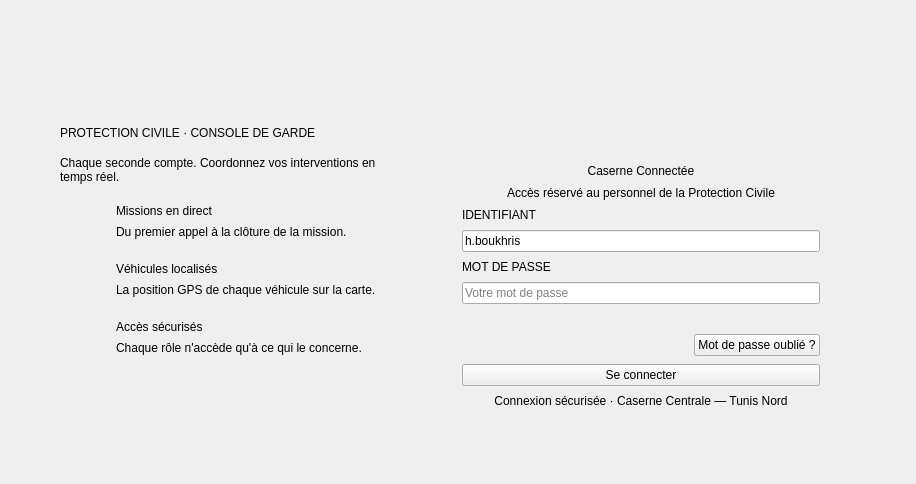
                    <widget class="QWidget" name="PLogin">
                      <layout class="QHBoxLayout" name="layout47" stretch="1,0">
                        <property name="spacing">
                          <number>50</number>
                        </property>
                        <property name="leftMargin">
                          <number>60</number>
                        </property>
                        <property name="topMargin">
                          <number>30</number>
                        </property>
                        <property name="rightMargin">
                          <number>60</number>
                        </property>
                        <property name="bottomMargin">
                          <number>30</number>
                        </property>
                        <item>
                          <layout class="QVBoxLayout" name="layout45">
                            <property name="spacing">
                              <number>16</number>
                            </property>
                            <item>
                              <spacer name="ressort18">
                                <property name="orientation">
                                  <enum>Qt::Vertical</enum>
                                </property>
                                <property name="sizeHint" stdset="0">
                                  <size>
                                    <width>20</width>
                                    <height>20</height>
                                  </size>
                                </property>
                              </spacer>
                            </item>
                            <item>
                              <widget class="QLabel" name="lbl56">
                                <property name="text">
                                  <string>PROTECTION CIVILE · CONSOLE DE GARDE</string>
                                </property>
                                <property name="variante" stdset="0">
                                  <string notr="true">surtitre</string>
                                </property>
                              </widget>
                            </item>
                            <item>
                              <widget class="QLabel" name="lbl57">
                                <property name="text">
                                  <string>Chaque seconde compte. Coordonnez vos interventions en temps réel.</string>
                                </property>
                                <property name="variante" stdset="0">
                                  <string notr="true">grandTitre</string>
                                </property>
                                <property name="wordWrap">
                                  <bool>true</bool>
                                </property>
                              </widget>
                            </item>
                            <item>
                              <layout class="QHBoxLayout" name="layout40" stretch="0,1">
                                <property name="spacing">
                                  <number>14</number>
                                </property>
                                <item>
                                  <widget class="QLabel" name="tuile1">
                                    <property name="minimumSize">
                                      <size>
                                        <width>42</width>
                                        <height>42</height>
                                      </size>
                                    </property>
                                    <property name="maximumSize">
                                      <size>
                                        <width>42</width>
                                        <height>42</height>
                                      </size>
                                    </property>
                                    <property name="pixmap">
                                      <pixmap resource="ressources.qrc">:/images/icones/tuile_siren_clair.png</pixmap>
                                    </property>
                                    <property name="scaledContents">
                                      <bool>true</bool>
                                    </property>
                                  </widget>
                                </item>
                                <item>
                                  <layout class="QVBoxLayout" name="layout39">
                                    <property name="spacing">
                                      <number>1</number>
                                    </property>
                                    <item>
                                      <widget class="QLabel" name="lbl50">
                                        <property name="text">
                                          <string>Missions en direct</string>
                                        </property>
                                        <property name="variante" stdset="0">
                                          <string notr="true">atoutTitre</string>
                                        </property>
                                      </widget>
                                    </item>
                                    <item>
                                      <widget class="QLabel" name="lbl51">
                                        <property name="text">
                                          <string>Du premier appel à la clôture de la mission.</string>
                                        </property>
                                        <property name="variante" stdset="0">
                                          <string notr="true">texteClair</string>
                                        </property>
                                      </widget>
                                    </item>
                                  </layout>
                                </item>
                              </layout>
                            </item>
                            <item>
                              <layout class="QHBoxLayout" name="layout42" stretch="0,1">
                                <property name="spacing">
                                  <number>14</number>
                                </property>
                                <item>
                                  <widget class="QLabel" name="tuile2">
                                    <property name="minimumSize">
                                      <size>
                                        <width>42</width>
                                        <height>42</height>
                                      </size>
                                    </property>
                                    <property name="maximumSize">
                                      <size>
                                        <width>42</width>
                                        <height>42</height>
                                      </size>
                                    </property>
                                    <property name="pixmap">
                                      <pixmap resource="ressources.qrc">:/images/icones/tuile_pin_clair.png</pixmap>
                                    </property>
                                    <property name="scaledContents">
                                      <bool>true</bool>
                                    </property>
                                  </widget>
                                </item>
                                <item>
                                  <layout class="QVBoxLayout" name="layout41">
                                    <property name="spacing">
                                      <number>1</number>
                                    </property>
                                    <item>
                                      <widget class="QLabel" name="lbl52">
                                        <property name="text">
                                          <string>Véhicules localisés</string>
                                        </property>
                                        <property name="variante" stdset="0">
                                          <string notr="true">atoutTitre</string>
                                        </property>
                                      </widget>
                                    </item>
                                    <item>
                                      <widget class="QLabel" name="lbl53">
                                        <property name="text">
                                          <string>La position GPS de chaque véhicule sur la carte.</string>
                                        </property>
                                        <property name="variante" stdset="0">
                                          <string notr="true">texteClair</string>
                                        </property>
                                      </widget>
                                    </item>
                                  </layout>
                                </item>
                              </layout>
                            </item>
                            <item>
                              <layout class="QHBoxLayout" name="layout44" stretch="0,1">
                                <property name="spacing">
                                  <number>14</number>
                                </property>
                                <item>
                                  <widget class="QLabel" name="tuile3">
                                    <property name="minimumSize">
                                      <size>
                                        <width>42</width>
                                        <height>42</height>
                                      </size>
                                    </property>
                                    <property name="maximumSize">
                                      <size>
                                        <width>42</width>
                                        <height>42</height>
                                      </size>
                                    </property>
                                    <property name="pixmap">
                                      <pixmap resource="ressources.qrc">:/images/icones/tuile_shield_clair.png</pixmap>
                                    </property>
                                    <property name="scaledContents">
                                      <bool>true</bool>
                                    </property>
                                  </widget>
                                </item>
                                <item>
                                  <layout class="QVBoxLayout" name="layout43">
                                    <property name="spacing">
                                      <number>1</number>
                                    </property>
                                    <item>
                                      <widget class="QLabel" name="lbl54">
                                        <property name="text">
                                          <string>Accès sécurisés</string>
                                        </property>
                                        <property name="variante" stdset="0">
                                          <string notr="true">atoutTitre</string>
                                        </property>
                                      </widget>
                                    </item>
                                    <item>
                                      <widget class="QLabel" name="lbl55">
                                        <property name="text">
                                          <string>Chaque rôle n'accède qu'à ce qui le concerne.</string>
                                        </property>
                                        <property name="variante" stdset="0">
                                          <string notr="true">texteClair</string>
                                        </property>
                                      </widget>
                                    </item>
                                  </layout>
                                </item>
                              </layout>
                            </item>
                            <item>
                              <spacer name="ressort19">
                                <property name="orientation">
                                  <enum>Qt::Vertical</enum>
                                </property>
                                <property name="sizeHint" stdset="0">
                                  <size>
                                    <width>20</width>
                                    <height>20</height>
                                  </size>
                                </property>
                              </spacer>
                            </item>
                          </layout>
                        </item>
                        <item>
                          <layout class="QVBoxLayout" name="layout46">
                            <item>
                              <spacer name="ressort20">
                                <property name="orientation">
                                  <enum>Qt::Vertical</enum>
                                </property>
                                <property name="sizeHint" stdset="0">
                                  <size>
                                    <width>20</width>
                                    <height>20</height>
                                  </size>
                                </property>
                              </spacer>
                            </item>
                            <item>
                              <widget class="QFrame" name="cadreConnexion">
                                <property name="variante" stdset="0">
                                  <string notr="true">carteConnexion</string>
                                </property>
                                <property name="minimumSize">
                                  <size>
                                    <width>430</width>
                                    <height>0</height>
                                  </size>
                                </property>
                                <property name="maximumSize">
                                  <size>
                                    <width>430</width>
                                    <height>16777215</height>
                                  </size>
                                </property>
                                <layout class="QVBoxLayout" name="layout38">
                                  <property name="spacing">
                                    <number>8</number>
                                  </property>
                                  <property name="leftMargin">
                                    <number>36</number>
                                  </property>
                                  <property name="topMargin">
                                    <number>30</number>
                                  </property>
                                  <property name="rightMargin">
                                    <number>36</number>
                                  </property>
                                  <property name="bottomMargin">
                                    <number>26</number>
                                  </property>
                                  <item>
                                    <layout class="QHBoxLayout" name="layout36">
                                      <item>
                                        <spacer name="ressort15">
                                          <property name="orientation">
                                            <enum>Qt::Horizontal</enum>
                                          </property>
                                          <property name="sizeHint" stdset="0">
                                            <size>
                                              <width>20</width>
                                              <height>20</height>
                                            </size>
                                          </property>
                                        </spacer>
                                      </item>
                                      <item>
                                        <widget class="QLabel" name="imgLogoConnexion">
                                          <property name="pixmap">
                                            <pixmap resource="ressources.qrc">:/images/logo.png</pixmap>
                                          </property>
                                          <property name="scaledContents">
                                            <bool>true</bool>
                                          </property>
                                          <property name="minimumSize">
                                            <size>
                                              <width>76</width>
                                              <height>76</height>
                                            </size>
                                          </property>
                                          <property name="maximumSize">
                                            <size>
                                              <width>76</width>
                                              <height>76</height>
                                            </size>
                                          </property>
                                        </widget>
                                      </item>
                                      <item>
                                        <spacer name="ressort16">
                                          <property name="orientation">
                                            <enum>Qt::Horizontal</enum>
                                          </property>
                                          <property name="sizeHint" stdset="0">
                                            <size>
                                              <width>20</width>
                                              <height>20</height>
                                            </size>
                                          </property>
                                        </spacer>
                                      </item>
                                    </layout>
                                  </item>
                                  <item>
                                    <widget class="QLabel" name="lbl45">
                                      <property name="text">
                                        <string>Caserne Connectée</string>
                                      </property>
                                      <property name="variante" stdset="0">
                                        <string notr="true">titreConnexion</string>
                                      </property>
                                      <property name="alignment">
                                        <set>Qt::AlignCenter</set>
                                      </property>
                                    </widget>
                                  </item>
                                  <item>
                                    <widget class="QLabel" name="lbl46">
                                      <property name="text">
                                        <string>Accès réservé au personnel de la Protection Civile</string>
                                      </property>
                                      <property name="variante" stdset="0">
                                        <string notr="true">texteClair</string>
                                      </property>
                                      <property name="alignment">
                                        <set>Qt::AlignCenter</set>
                                      </property>
                                    </widget>
                                  </item>
                                  <item>
                                    <widget class="QLabel" name="lbl47">
                                      <property name="text">
                                        <string>IDENTIFIANT</string>
                                      </property>
                                      <property name="variante" stdset="0">
                                        <string notr="true">champ</string>
                                      </property>
                                    </widget>
                                  </item>
                                  <item>
                                    <widget class="QLineEdit" name="txtIdentifiant">
                                      <property name="text">
                                        <string>h.boukhris</string>
                                      </property>
                                      <property name="placeholderText">
                                        <string>Votre identifiant</string>
                                      </property>
                                    </widget>
                                  </item>
                                  <item>
                                    <widget class="QLabel" name="lbl48">
                                      <property name="text">
                                        <string>MOT DE PASSE</string>
                                      </property>
                                      <property name="variante" stdset="0">
                                        <string notr="true">champ</string>
                                      </property>
                                    </widget>
                                  </item>
                                  <item>
                                    <widget class="QLineEdit" name="txtMotDePasse">
                                      <property name="placeholderText">
                                        <string>Votre mot de passe</string>
                                      </property>
                                      <property name="echoMode">
                                        <enum>QLineEdit::Password</enum>
                                      </property>
                                    </widget>
                                  </item><item><widget class="QLabel" name="lblMessageConnexion"><property name="text"><string /></property><property name="variante" stdset="0"><string notr="true">erreurConnexion</string></property><property name="wordWrap"><bool>true</bool></property></widget></item>
                                  <item>
                                    <layout class="QHBoxLayout" name="layout37">
                                      <item>
                                        <spacer name="ressort17">
                                          <property name="orientation">
                                            <enum>Qt::Horizontal</enum>
                                          </property>
                                          <property name="sizeHint" stdset="0">
                                            <size>
                                              <width>20</width>
                                              <height>20</height>
                                            </size>
                                          </property>
                                        </spacer>
                                      </item>
                                      <item><widget class="QPushButton" name="btnMotDePasseOublie"><property name="text"><string>Mot de passe oublié ?</string></property><property name="cursor"><cursorShape>PointingHandCursor</cursorShape></property><property name="variante" stdset="0"><string notr="true">lien</string></property></widget></item></layout>
                                  </item>
                                  <item>
                                    <widget class="QPushButton" name="btnConnexion">
                                      <property name="text">
                                        <string>Se connecter</string>
                                      </property>
                                      <property name="cursor">
                                        <cursorShape>PointingHandCursor</cursorShape>
                                      </property>
                                      <property name="variante" stdset="0">
                                        <string notr="true">connexion</string>
                                      </property>
                                    </widget>
                                  </item>
                                  <item>
                                    <widget class="QLabel" name="lbl49">
                                      <property name="text">
                                        <string>Connexion sécurisée · Caserne Centrale — Tunis Nord</string>
                                      </property>
                                      <property name="variante" stdset="0">
                                        <string notr="true">pied</string>
                                      </property>
                                      <property name="alignment">
                                        <set>Qt::AlignCenter</set>
                                      </property>
                                    </widget>
                                  </item>
                                </layout>
                              </widget>
                            </item>
                            <item>
                              <spacer name="ressort21">
                                <property name="orientation">
                                  <enum>Qt::Vertical</enum>
                                </property>
                                <property name="sizeHint" stdset="0">
                                  <size>
                                    <width>20</width>
                                    <height>20</height>
                                  </size>
                                </property>
                              </spacer>
                            </item>
                          </layout>
                        </item>
                      </layout>
                    </widget>
